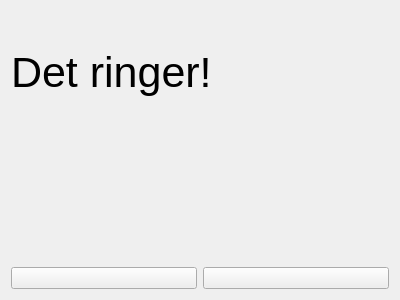
<?xml version="1.0" encoding="UTF-8"?>
<ui version="4.0">
 <class>RingScreen</class>
 <widget class="QWidget" name="RingScreen">
  <property name="geometry">
   <rect>
    <x>0</x>
    <y>0</y>
    <width>400</width>
    <height>300</height>
   </rect>
  </property>
  <property name="windowTitle">
   <string>Form</string>
  </property>
  <layout class="QVBoxLayout" name="verticalLayout">
   <item>
    <widget class="QLabel" name="label">
     <property name="font">
      <font>
       <pointsize>32</pointsize>
      </font>
     </property>
     <property name="text">
      <string>Det ringer!</string>
     </property>
    </widget>
   </item>
   <item>
    <widget class="QLabel" name="callerPhoneNumber">
     <property name="font">
      <font>
       <pointsize>24</pointsize>
      </font>
     </property>
     <property name="text">
      <string/>
     </property>
    </widget>
   </item>
   <item>
    <layout class="QHBoxLayout" name="horizontalLayout">
     <item>
      <widget class="QPushButton" name="buttonAnswer">
       <property name="text">
        <string/>
       </property>
       <property name="icon">
        <iconset resource="mobilephone2.qrc">
         <normaloff>:/images/phone-green.svg</normaloff>:/images/phone-green.svg</iconset>
       </property>
       <property name="iconSize">
        <size>
         <width>64</width>
         <height>64</height>
        </size>
       </property>
      </widget>
     </item>
     <item>
      <widget class="QPushButton" name="buttonHangup">
       <property name="text">
        <string/>
       </property>
       <property name="icon">
        <iconset resource="mobilephone2.qrc">
         <normaloff>:/images/phone-hang-up.svg</normaloff>:/images/phone-hang-up.svg</iconset>
       </property>
       <property name="iconSize">
        <size>
         <width>64</width>
         <height>64</height>
        </size>
       </property>
      </widget>
     </item>
    </layout>
   </item>
  </layout>
 </widget>
 <resources>
  <include location="mobilephone2.qrc"/>
 </resources>
 <connections/>
</ui>
